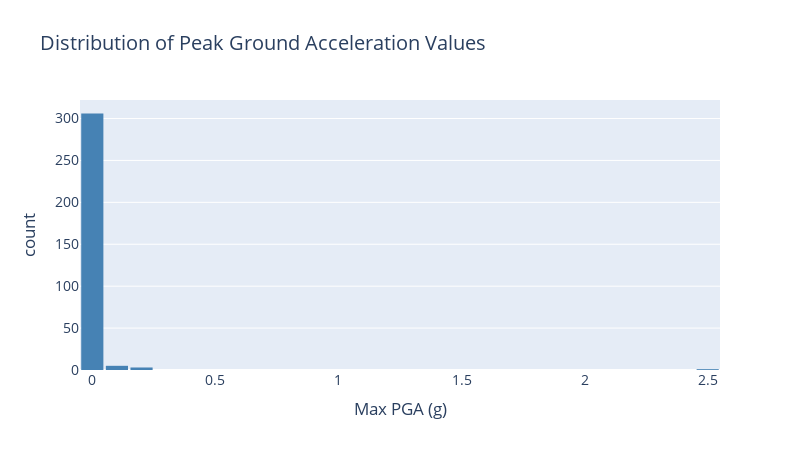

Notebook code for this chart:
### Code cell
# PGA Distribution (interactive)
import plotly.express as px

fig = px.histogram(
    results_df[results_df['max_pga'] > 0],
    x='max_pga',
    nbins=30,
    title='Distribution of Peak Ground Acceleration Values',
    labels={'max_pga': 'Max PGA (g)', 'count': 'Number of Cities'},
    color_discrete_sequence=['steelblue']
)
fig.update_layout(
    bargap=0.1,
    height=450,
    width=800,
    font=dict(size=14),
    title_font_size=20
)
fig.show()

### Figure 1 — Plotly figure (JSON) as saved in the notebook; plotly's stock layout.template omitted (floating-point values rounded to 4 significant figures; data arrays with more than 128 entries replaced by an {"elided": "..."} marker saying what was removed)
{"data": [{"alignmentgroup": "True", "bingroup": "x", "hovertemplate": "Max PGA (g)=%{x}<br>count=%{y}<extra></extra>", "legendgroup": "", "marker": {"color": "steelblue", "pattern": {"shape": ""}}, "name": "", "nbinsx": 30, "offsetgroup": "", "orientation": "v", "showlegend": false, "type": "histogram", "x": {"elided": "315 float values"}, "xaxis": "x", "yaxis": "y"}], "layout": {"bargap": 0.1, "barmode": "relative", "font": {"size": 14}, "height": 450, "legend": {"tracegroupgap": 0}, "title": {"font": {"size": 20}, "text": "Distribution of Peak Ground Acceleration Values"}, "width": 800, "xaxis": {"anchor": "y", "domain": [0, 1], "title": {"text": "Max PGA (g)"}}, "yaxis": {"anchor": "x", "domain": [0, 1], "title": {"text": "count"}}}}
